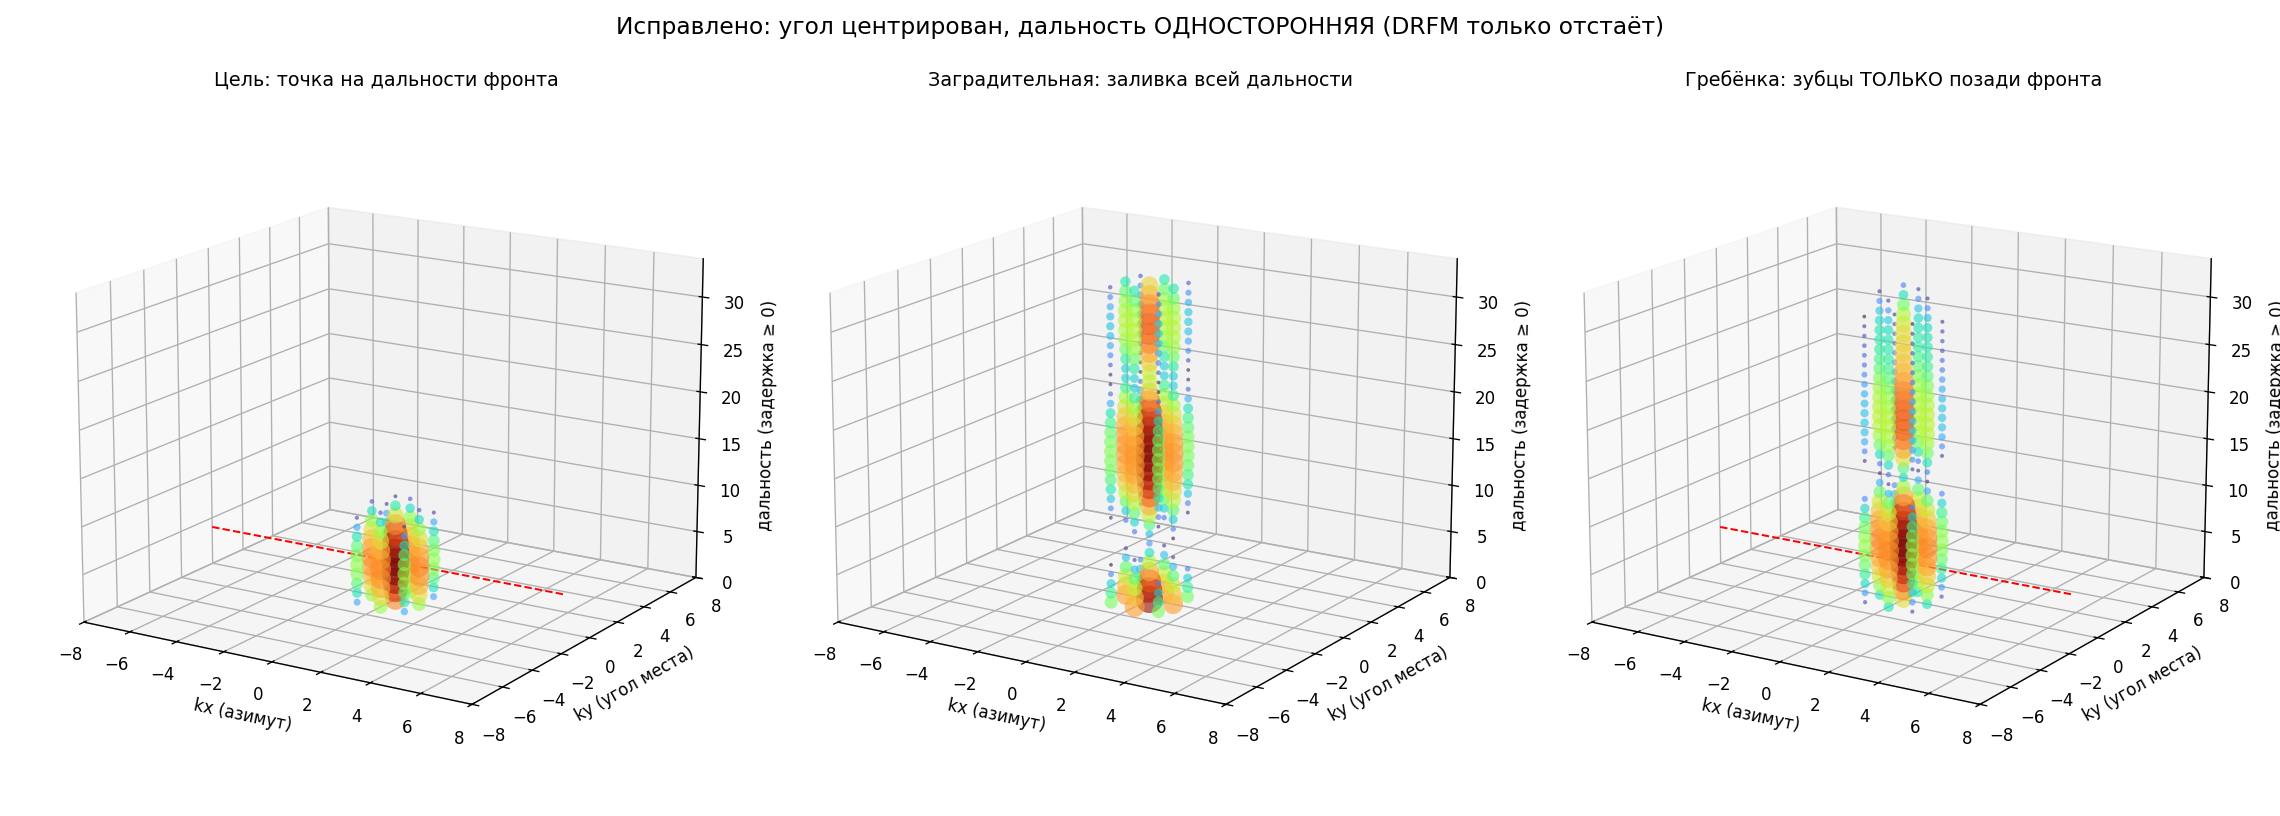

Source code (Python):
import numpy as np
import matplotlib
matplotlib.use("Agg")
import matplotlib.pyplot as plt

rng = np.random.default_rng(7)
AX = AY = 16; Lr = 16; Lz = 64
k = np.arange(Lr)

def tone(bz, amp=1.0, ph=0.0):                 # bz: ПОЛОЖИТЕЛЬНЫЙ бин дальности (задержка>=0)
    return amp*np.exp(1j*(2*np.pi*(bz/Lz)*k + ph))

lead = 4                                        # передний фронт = истинная цель (ближайший)
target_ft  = tone(lead, 1.0)
comb_ft    = sum(tone(b, a, rng.uniform(0,2*np.pi))               # цель + копии ТОЛЬКО позади
                 for b,a in zip([4,10,16,22,28],[1.0,0.8,0.7,0.6,0.5]))
barrage_ft = (rng.standard_normal(Lr)+1j*rng.standard_normal(Lr))  # широкополосный шум

def cube(ft, jpow=1.0, thermal=0.02):
    coh = np.sqrt(jpow)*np.broadcast_to(ft,(AX,AY,Lr)).astype(complex)
    th  = np.sqrt(thermal/2)*(rng.standard_normal((AX,AY,Lr))+1j*rng.standard_normal((AX,AY,Lr)))
    blk = coh + th
    wx,wy,wf = np.hanning(AX),np.hanning(AY),np.hanning(Lr)
    blk = blk*wx[:,None,None]*wy[None,:,None]*wf[None,None,:]
    C = np.fft.fftn(blk, s=(AX,AY,Lz))
    C = np.fft.fftshift(C, axes=(0,1))          # ЦЕНТРИРУЕМ только угол; дальность НЕ трогаем
    m = 20*np.log10(np.abs(C)+1e-9); m -= m.max()
    return m

ZMAX = 34
scen = [("Цель: точка на дальности фронта", cube(target_ft,1.0,0.02)),
        ("Заградительная: заливка всей дальности", cube(barrage_ft,7.0,0.02)),
        ("Гребёнка: зубцы ТОЛЬКО позади фронта", cube(comb_ft,1.0,0.02))]

kx=np.arange(-AX//2,AX//2); ky=np.arange(-AY//2,AY//2); fz=np.arange(0,ZMAX)
KX,KY,FZ=np.meshgrid(kx,ky,fz,indexing="ij")

fig=plt.figure(figsize=(19,6.8))
for i,(title,m) in enumerate(scen,1):
    ms=m[:,:,0:ZMAX]; v=ms.ravel(); sel=v>-20; vv=v[sel]
    ax=fig.add_subplot(1,3,i,projection="3d")
    ax.scatter(KX.ravel()[sel],KY.ravel()[sel],FZ.ravel()[sel],c=vv,s=(vv+20)**2*0.7+5,
               cmap="turbo",vmin=-20,vmax=0,alpha=0.6,edgecolors="none")
    if i!=2:
        ax.plot([-8,7],[0,0],[lead,lead],color="r",lw=1.2,ls="--")   # линия фронта
    ax.set_title(title,fontsize=11.5,pad=8)
    ax.set_xlabel("kx (азимут)"); ax.set_ylabel("ky (угол места)")
    ax.set_zlabel("дальность (задержка ≥ 0)")
    ax.set_xlim(-8,8); ax.set_ylim(-8,8); ax.set_zlim(0,ZMAX); ax.view_init(16,-58)
fig.suptitle("Исправлено: угол центрирован, дальность ОДНОСТОРОННЯЯ (DRFM только отстаёт)", fontsize=14)
fig.tight_layout(rect=[0,0,1,0.95]); fig.savefig("/home/claude/cube_onesided.png",dpi=120); plt.close(fig)
print("ok")
